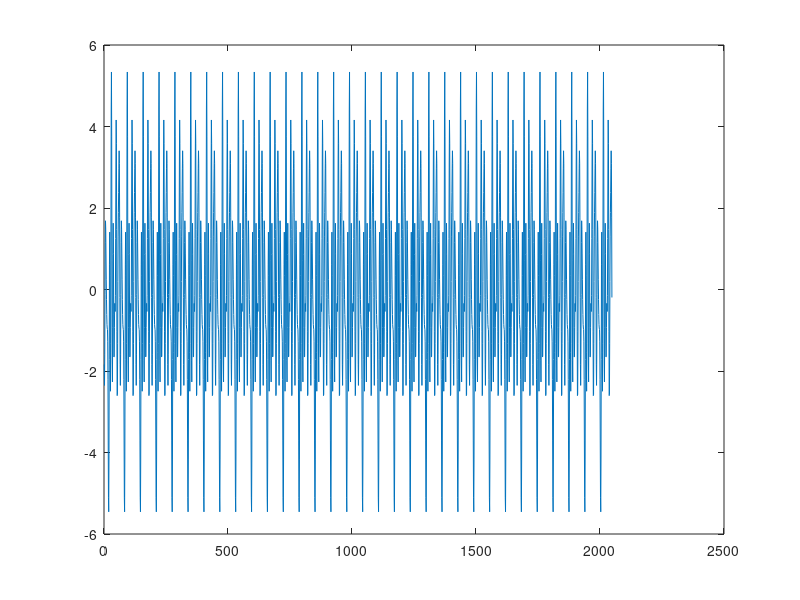
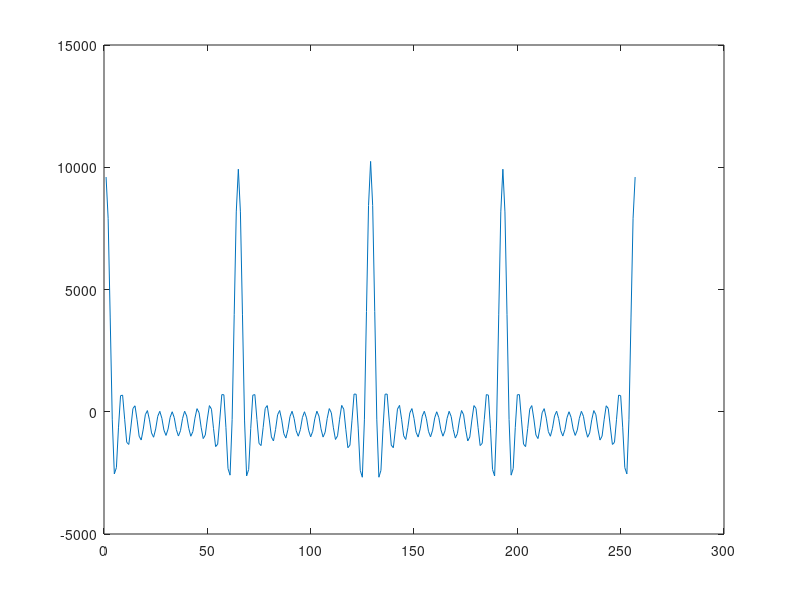
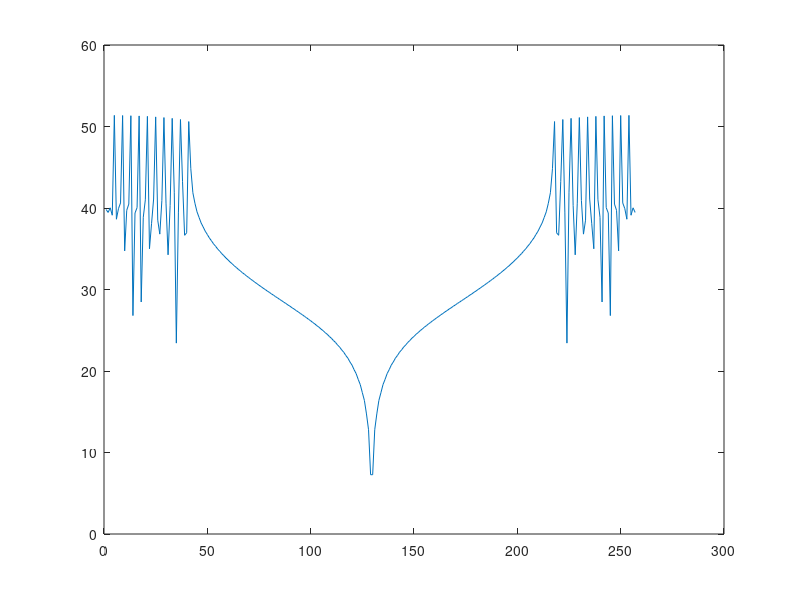
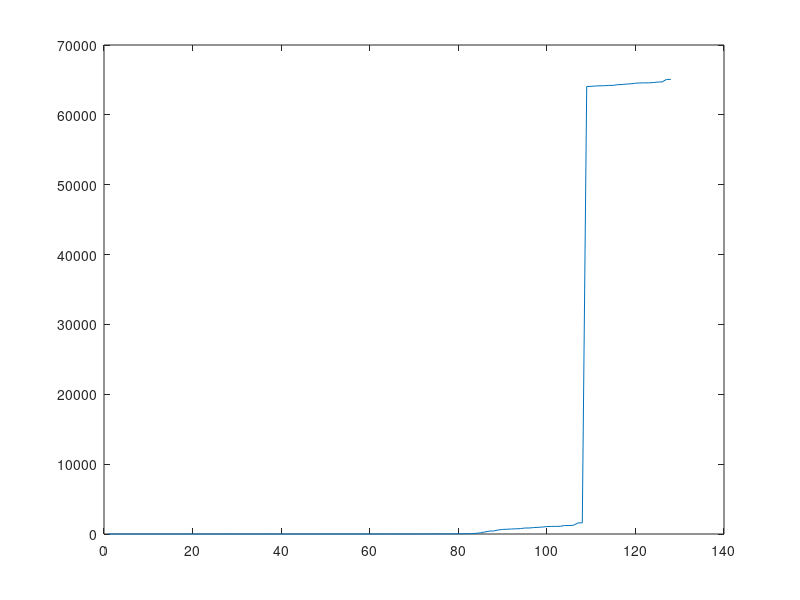

The MATLAB script that drew these images, in order:
% et 4235 - Digital signal processing
% Class 3: Examples and exercises
%
% Toon van Waterschoot, Geert Leus, and Alle-Jan van der Veen
% 19-09-2011 -- Faculty of EEMCS, Delft University of Technology

clear;
close all;

%% EXERCISE 2: GENERATION AND ANALYSIS OF HARMONIC SIGNALS
%
% 1. Generate and plot 2048 samples of a sum of M=10 sinusoids with unit
% amplitudes, uniformly distributed random phases, and frequencies omega_m
% = m*(2*pi)/64 

N = 2048;
M = 10;
T_0 = 64;
omega_0 = 2*pi/T_0;
n = [1:N]';
A = ones(M,1);
phi = 2*pi*rand(M,1);
x = A(1)*sin(omega_0*n + phi(1));
for m = 2:M,
   x = x + A(m)*sin(m*omega_0*n + phi(m));
end

figure;
plot(x);

% 2. Calculate and plot the sample autocovariance function for |lag|<=128

c_x = xcov(x,128);

figure;
plot(c_x);

% 3. Calculate and plot the power spectral density 

P_x = fft(c_x);

figure;
plot(10*log10(abs(P_x)));

% 4. Construct the 128x128 autocovariance matrix and plot its eigenvalues

R_x = toeplitz(c_x(128+1:128+128));
lambda = eig(R_x);
figure;
plot(lambda);
